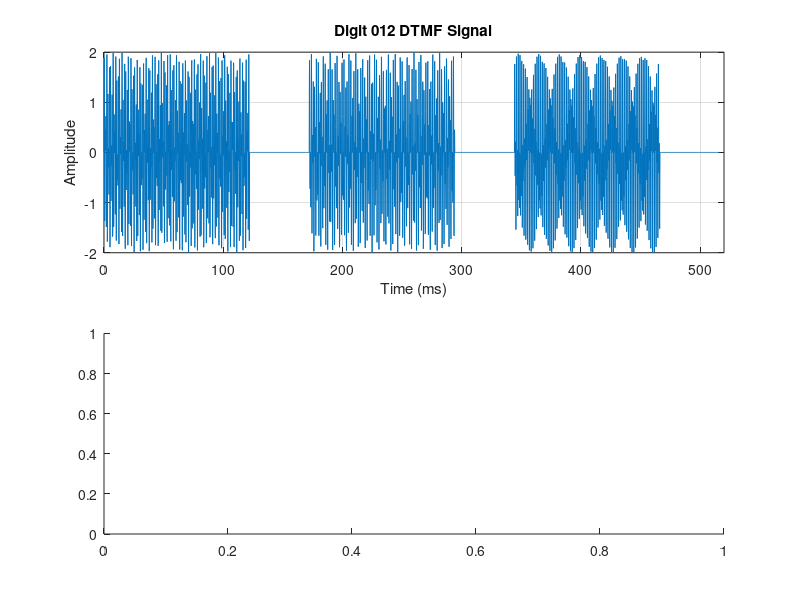

The MATLAB script that drew this image: (Note: this script raises an error after producing the figure.)
% Digit 012 Spectrogram

N = 0:999;          % Sample indices
Fs = 8192;          % Sampling frequency (Hz)
t = N/Fs;           % Time vector (s)

% Define DTMF frequencies for digits 0-9 [low freq, high freq]
dtmf = [
    941, 1336;      % 0
    697, 1209;      % 1
    697, 1336;      % 2
    697, 1477;      % 3
    770, 1209;      % 4
    770, 1336;      % 5
    770, 1477;      % 6
    852, 1209;      % 7
    852, 1336;      % 8
    852, 1477       % 9
];

dialed_digits = [0, 1, 2];
full_signal = [];                               % Matrix to store dialed digits
silence = zeros(1, round(0.05*Fs));             % Add silence after the digit
dtmf_freq = zeros(length(dialed_digits), 2);    % Pre-allocate matrix
digit_num = [];                                 % Store Digit 012 numbers

for digit = dialed_digits
    dtmf_signal = sin(2*pi*dtmf(digit+1, 1) * t) + ...
        sin(2*pi*dtmf(digit+1, 2) * t);                     % Sum of 2 sine waves
    full_signal = [full_signal, dtmf_signal, silence];      % Append to full signal (3-digit signal)
end


%-----------------------------------------------
% Create a subplot for 3-digit DTMF time and freq domain signal
time = (length(full_signal)-1)/Fs;                      % Total time of full signal
time_axis = linspace(0, time, length(full_signal));     % Time axis for the full signal

% Plot time domain for 3-digit DTMF signal
figure('Position', [0, 0, 830, 740]);
subplot(2,1,1);
plot(time_axis*1000, full_signal);      % Convert to ms
% Add labels and titles
xlabel('Time (ms)');
ylabel('Amplitude');
title('Digit 012 DTMF Signal');
grid on;
xlim([0, 520]);

% Plot freq domain for 3-digit DTMF signal
subplot(2,1,2);
[P, F] = pspectrum(full_signal, Fs, 'Leakage', 1, 'FrequencyLimits', [650, 1500]);
plot(F, 10*log10(P));
% Add labels and titles
xlabel('Frequency (Hz)');
ylabel('Power Spectrumn (dB)');
title('Digit 012 Power Spectrum');
grid on;
xlim([650, 1500]);


%-----------------------------------------------
% Create a subplot for individual DTMF power spectra
figure('Position', [0, 0, 1500, 1000]);
for i = 1:length(dialed_digits)
    digit = dialed_digits(i);
    dtmf_signal = sin(2*pi*dtmf(digit+1, 1) * t) + sin(2*pi*dtmf(digit+1, 2) * t);
    full_signal = [full_signal, dtmf_signal, silence];
       
    % Compute power spectrum
    [P, F] = pspectrum(dtmf_signal, Fs);
    valid_idx = F >= 600 & F <= 1600;
    F = F(valid_idx);       % Keep only freq between 600-1500 Hz based on valid_idx
    P = P(valid_idx);

    % Find DTMF peaks for each 3-digit signal
    [~, locs] = findpeaks(P, 'SortStr', 'descend', 'NPeaks', 2);
    peak_freqs = sort(F(locs));
    dtmf_freq(i,:) = peak_freqs;
    digit_num = [digit_num; digit];

    % Create a subplot for each digit power spectrum
    subplot(length(dialed_digits), 1, i);
    % Plot each digit's spectrum & DTMF peaks in dB
    spectrum = plot(F, 10*log10(P));
    hold on;
    dtmf_peaks = plot(dtmf_freq(i,:), 10*log10(P(locs)), 'o');
    hold off;
    
    % Add labels and titles
    xlabel('Frequency (Hz)');
    ylabel('Power (dB)');
    xlim([600, 1600]);
    title(['Digit ', num2str(digit), ' Power Spectrum']);
    grid on;
    % Digit's DTMF and legend
    digit_dtmf = sprintf('%d Hz & %d Hz', round(dtmf_freq(i,1)), round(dtmf_freq(i,2)));
    legend([spectrum, dtmf_peaks], ...
        'Power Spectrum', ...
        ['Digit ', num2str(digit), '''s DTMF (', digit_dtmf, ')']);
end

% Display 3-digit freq peaks
freq_table = table(digit_num, round(dtmf_freq(:,1)), round(dtmf_freq(:,2)), ...
    'VariableNames', {'Digit', 'Low Frequency (Hz)', 'High Frequency (Hz)'});
disp('3-Digit DTMF Peak Frequencies:');
disp(freq_table);


%-----------------------------------------------
% Create a subplot for 3-digit DTMF signal spectrogram
% Plot 3-digit DTMF signal spectrogram w/o freq res & overlap
figure('Position', [0, 0, 830, 740]);
subplot(2,2,1);
pspectrum(full_signal,Fs,"spectrogram",Leakage=1,OverlapPercent=0, ...
    MinThreshold=-10,FrequencyLimits=[650, 1500]);
% Add labels and titles
xlabel('Time (ms)');
ylabel('Frequency');
xlim([0, 0.5]);

% Trade off time and freq res to get the best rep of 3-digit signal
% Plot 3-digit DTMF w/ freq res = 50 & overlap = 50% (common overlap) 
subplot(2,2,2);
pspectrum(full_signal,Fs,"spectrogram",FrequencyResolution=50, ...
    OverlapPercent=50,MinTHreshold=-60,FrequencyLimits=[650, 1500])
% Add labels and titles
xlabel('Time (ms)');
ylabel('Frequency (kHz)');
xlim([0, 0.5]);

% Plot 3-digit DTMF w/ freq res = 90 & overlap = 90%
subplot(2,2,3);
pspectrum(full_signal,Fs,"spectrogram",FrequencyResolution=90, ...
    OverlapPercent=99,MinTHreshold=-60,FrequencyLimits=[650, 1500])
% Add labels and titles
xlabel('Time (ms)');
ylabel('Frequency');
xlim([0, 0.5]);

% Plot 3-digit DTMF w/ freq res = 150 & overlap = 99%
subplot(2,2,4);
pspectrum(full_signal,Fs,"spectrogram",FrequencyResolution=150, ...
    OverlapPercent=99,MinTHreshold=-60,FrequencyLimits=[650, 1500])
% Add labels and titles
xlabel('Time (ms)');
ylabel('Frequency');
xlim([0, 0.5]);
